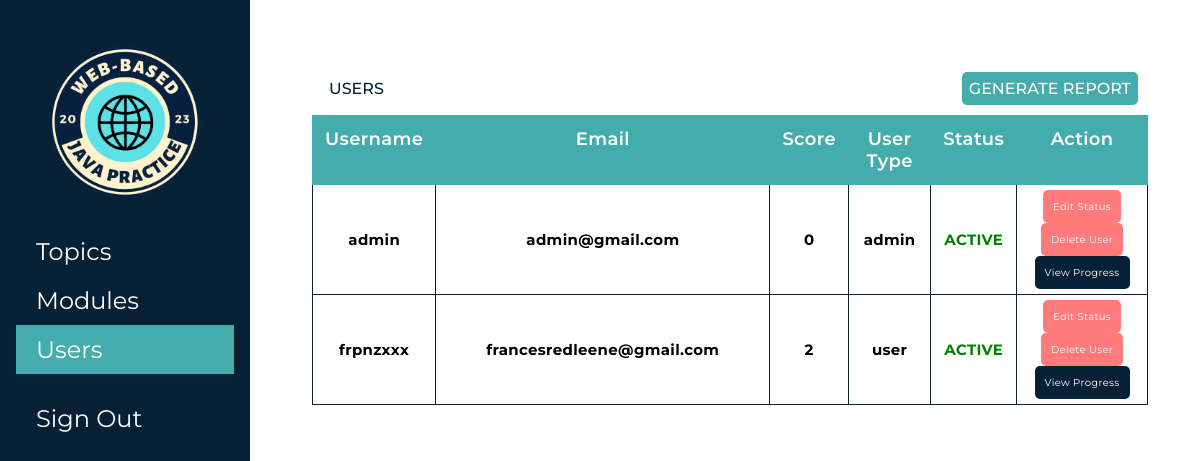
Page /admin-users.php on the committed database.
### tables this page shows
CREATE TABLE `users_db` (
  `id` varchar(50) NOT NULL,
  `username` varchar(100) NOT NULL,
  `email` varchar(100) NOT NULL,
  `password` varchar(100) NOT NULL,
  `score` varchar(100) NOT NULL DEFAULT '0',
  `2ndQtr` varchar(500) NOT NULL DEFAULT 'locked',
  `3rdQtr` varchar(500) NOT NULL DEFAULT 'locked',
  `4thQtr` varchar(500) NOT NULL DEFAULT 'locked',
  `user_type` varchar(50) NOT NULL DEFAULT 'user',
  `isactive` TINYINT(1) NOT NULL DEFAULT 1
);

### admin-users.php (the view, shortened to what this page needs)
<?php
@include 'config.php';
?>
<!DOCTYPE html>
<html lang="en">
<head>
    <link rel="stylesheet" href="./assets/css/admin.css" />
</head>
<body>
    <div class="app">
        <aside class="sidebar">
            <div class="logo">
                <img src="./images/logo.png" alt="">
            </div>
            <nav class="menu">
                <a href="admin-main.php" class="menu-item ">Topics</a>
                <a href="admin-modules.php" class="menu-item">Modules</a>
                <a href="admin-users.php" class="menu-item is-active">Users</a>
                <a href="logout.php" class="menu-item is-out">Sign Out</a>
            </nav>
        </aside>
        <main class="content">
            <div class="dashboard">
                <div class="cards">
                    <div class="users">
                        <h1 class="name">Users</h1>
                        <a class="repBtn" href="admin-generate-report.php">Generate Report</a>
                        <table class="table">
                            <thead>
                                <tr>
                                    <th>Username</th>
                                    <th>Email</th>
                                    <th>Score</td>
                                    <th>User Type</th>
                                    <th>Status</th>
                                    <th>Action</th>
                                </tr>
                            </thead>
                            <tbody>
                                <?php
                                $select = mysqli_query($conn, "SELECT * FROM users_db");
                                while ($row = mysqli_fetch_assoc($select)) {
                                    ?>
                                    <tr>
                                        <td data-label="USERNAME:">
                                            <h5>
                                                <?php echo $row['username']; ?>
                                            </h5>
                                        </td>
                                        <td width="40%" data-label="EMAIL:">
                                            <h5>
                                                <?php echo $row['email']; ?>
                                            </h5>
                                        </td>
                                        <td data-label="SCORE:">
                                            <h5>
                                                <?php echo $row['score']; ?>
                                            </h5>
                                        </td>
                                        <td data-label="USER TYPE:">
                                            <h5>
                                                <?php echo $row['user_type']; ?>
                                            </h5>
                                        </td>
                                        <td data-label="STATUS:">
                                            <?php
                                            if ($row['isactive'] == 0) {
                                                echo '<h5 style="color: red;">INACTIVE</h5>';
                                            } else {
                                                echo '<h5 style="color: green;">ACTIVE</h5>';
                                            }
                                            ?>
                                        </td>
                                        <td data-label="ACTION: " class="btns">
                                        <a class="delete" href="admin-users.php?edit=<?php echo $row['id']; ?>">Edit
                                                Status</a>
                                            <a class="delete" href="admin-users.php?delete=<?php echo $row['id']; ?>">Delete
                                                User</a>
                                            <a class="quest" href="admin-view-progress.php?id=<?php echo $row['id']; ?>">View
                                                Progress</a>
                                        </td>
                                    </tr>
                                <?php }
                                ; ?>
                            </tbody>
                        </table>
                    </div>
                </div>
        </main>
    </div>
</body>
</html>

### assets/css/admin.css (style rules this page uses)
* { font-family: 'Montserrat', sans-serif; margin:0; padding:0; box-sizing: border-box; outline: none; border:none; text-decoration: none; }
body { min-height: 100vh; }
* { margin: 0; padding: 0; box-sizing: border-box; font-family: 'Montserrat', sans-serif; }
.app { display: flex; min-height: 100vh; }
.sidebar { flex: 1 1 0; max-width: 250px; padding: 2rem 1rem; background-color: #062136; min-height: 100vh; }
.sidebar .menu .menu-item { display: block; text-decoration: none; font-size: 24px; padding: 10px 20px; color: #fff; display: flex; }
.sidebar .menu .menu-item:hover, .sidebar .menu .menu-item.is-active { background:#44acac; color: #fff; }
.content { flex: 1 1 0; padding: 2rem; }
.logo { display: flex; align-items: center; justify-content: center; margin-bottom: 15px; }
.logo img { height: 180px; width: 180px; }
.is-out { margin-top: 20px; }
.dashboard { min-height: 80vh; }
.dashboard .cards { margin-right: 50px; }
.users { width: 100%; margin: 30px 0 30px 30px; overflow: auto; }
.table { width: 100%; border-collapse: collapse; margin-top: 10px; }
.table thead { background: #44acac; }
.table thead tr th { font-size: 18px; font-weight: 600; letter-spacing: 0.35px; color: #FFF; padding: 12px; vertical-align: top; border: 1px solid #44acac; }
.table tbody tr td { font-size: 18px; letter-spacing: 0.35px; font-weight: normal; padding: 5px; text-align: center; border: 1px solid #062136 }
tbody .delete { color: #fff; padding: 10px; font-size: 10px; border-radius: 5px; background-color: #ff7b7b; display: inline-block; }
tbody .quest { color: #fff; padding: 10px; font-size: 10px; border-radius: 5px; background-color: #062136; display: inline-block; }
.repBtn { background-color: #44acac; margin: 10px; padding: 7px; float: right; border-radius: 5px; color: #fff; font-size: 16px; font-weight: 500; text-transform: uppercase; }
.name { margin: 10px; padding: 7px; float: left; border-radius: 5px; color: #062136; font-size: 16px; font-weight: 500; text-transform: uppercase; }

### rows in the picture
users_db: username "admin", email "admin@gmail.com", score "0", user_type "admin", isactive "ACTIVE"
users_db: username "frpnzxxx", email "francesredleene@gmail.com", score "2", user_type "user", isactive "ACTIVE"
